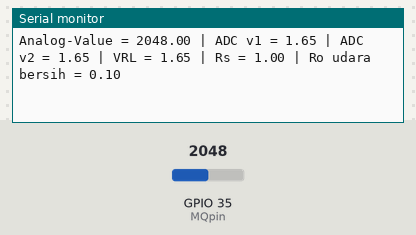
This sketch was run on a simulated ESP32. Shown: the last lines printed to the serial monitor. Inputs (shaded band) come from the test bench; at power-on: GPIO 35 (MQpin) = 2048.

Above: at 1.2 s.
1.3 s: GPIO 35 (MQpin) set to 0
At 2.7 s:
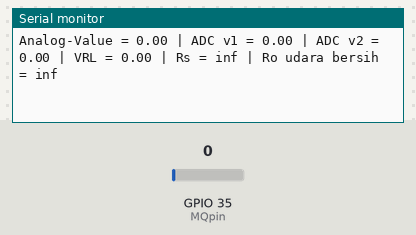
4.3 s: GPIO 35 (MQpin) set to 491
At 4.3 s:
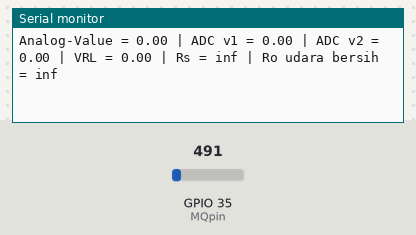

Measured:
- after the input at 1.3 s, the serial monitor: prints a new line after 0.79 s (image 1)

The sketch:

MQ2_calibration.ino
```cpp
#include "esp_adc_cal.h"
#define MQpin 35

float RL = 1.0; //load resistance (in kilo Ohms)
float analogVal = 0.0, VRL, Rs, Ro;

void setup() {
  Serial.begin(9600);
  analogSetAttenuation(ADC_11db);
}

void loop() {
  analogVal = analogRead(MQpin);
  float analogV1 = analogReadMilliVolts(MQpin) / 1000.0;
  float analogV2 = ReadVoltage(MQpin);

  VRL = 3.3 * (analogVal/4095.0);
  Rs = RL * ((3.3/VRL) - 1);
  Ro = Rs / 9.531618832347878;

  Serial.print("Analog-Value = ");
  Serial.print(analogVal);
  Serial.print(" | ADC v1 = ");
  Serial.print(analogV1);
  Serial.print(" | ADC v2 = ");
  Serial.print(analogV2);
  Serial.print(" | VRL = ");
  Serial.print(VRL);
  Serial.print(" | Rs = ");
  Serial.print(Rs);
  Serial.print(" | Ro udara bersih = ");
  Serial.println(Ro);
  delay(1000);
  }

float ReadVoltage(byte ADC_PIN) {
  float calibration = 1.000;
  float vref = 1.01;
  esp_adc_cal_characteristics_t adc_chars;
  esp_adc_cal_characterize(ADC_UNIT_1, ADC_ATTEN_DB_12,
  ADC_WIDTH_BIT_12, 1100, &adc_chars);

  vref = adc_chars.vref;
  return(analogRead(ADC_PIN)/4095.0)*3.3*(1100/vref)*calibration;
}
```
